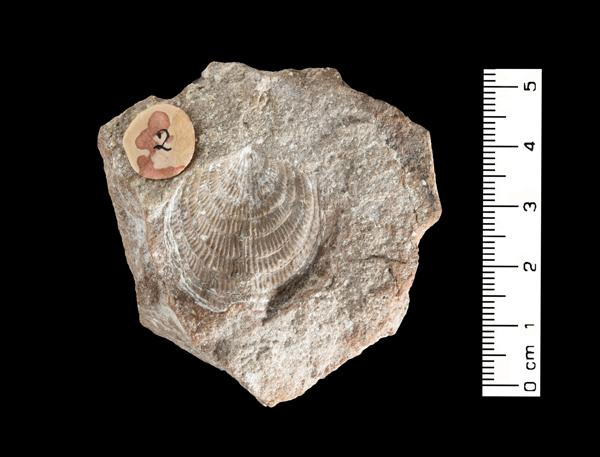
#> input picture Data/images/6660_Silurian_Period_Brachiopod.jpg, 600 x 457 px; its folder holds only this picture in this run
$ jupyter execute --allow-errors 'Scaling Images.ipynb'
#> lines starting #> are read from the running program, lines starting #| are printed output that depends on the picture; after the words box and inside, x2 and y2 are one past the last pixel; in counts of white or black regions, pixels touching at a corner belong together
## 1.0 Setup

1.1 Import Packages

[cell 1]
import pandas as pd
import numpy as np
from PIL import Image, ImageOps
import os
from pathlib import Path
import matplotlib.pyplot as plt
import random

## 2.0 Scale Images

2.1 Apply transformation to one image

[cell 2]
# import one image to test the cropping and resizing pipeline
img_path = "../Data/images/6650_Ordovician_Period_Brachiopod.jpg"

# Cropping function: find bounding box of non-background pixels and crop, with optional padding
def crop_to_fossil(img, threshold=30, padding=10):
    arr = np.array(img)
    mask = arr.max(axis=2) > threshold
    rows = np.any(mask, axis=1)
    cols = np.any(mask, axis=0)
    rmin, rmax = np.where(rows)[0][[0, -1]]
    cmin, cmax = np.where(cols)[0][[0, -1]]
    h, w = arr.shape[:2]
    rmin = max(0, rmin - padding)
    rmax = min(h, rmax + padding)
    cmin = max(0, cmin - padding)
    cmax = min(w, cmax + padding)
    return img.crop((cmin, rmin, cmax, rmax))

# Padding function: pad the cropped image to a square shape, centered, with a specified fill color
def pad_to_square(img, fill=(0, 0, 0)):
    w, h = img.size
    size = max(w, h)  # square size based on longest side
    # Create a black square canvas and paste the image centered
    square = Image.new("RGB", (size, size), fill)
    offset = ((size - w) // 2, (size - h) // 2)
    square.paste(img, offset)
    return square

# Pipeline
#> (the rest of this cell did not finish here and is left out)

2.2 Create New Directory For Cropped Image Files

[cell 3]
# create new directory for processed images
processed_dir = "../Data/processed_images"
#> processed_dir = '../Data/processed_images'
os.makedirs(processed_dir, exist_ok=True)

2.3 Process all images

[cell 4]
# set up directories
input_dir = Path("../Data/images")
output_dir = Path("../Data/processed_images")
output_dir.mkdir(exist_ok=True)

# count number of images
image_paths = list(input_dir.glob("*.jpg")) + list(input_dir.glob("*.png"))
print(f"Found {len(image_paths)} images")

# Process each image: crop, pad, resize, and save
for img_path in image_paths:
    img = Image.open(img_path).convert("RGB")
#> img is the input picture: PIL image 600x457 RGB; mean R, G, B 69.7, 65, 60.2
    img_cropped = crop_to_fossil(img)
#> in crop_to_fossil, `mask = arr.max(axis=2) > threshold`:
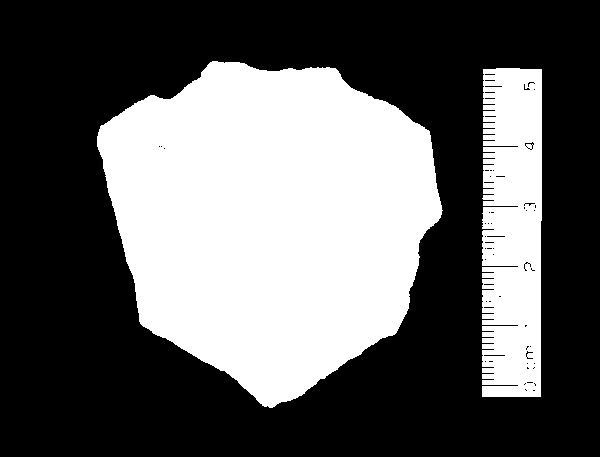
#> mask: shape (457, 600) bool; 37.7% white; 2 white regions, box (x1, y1, x2, y2) and area: (97, 61, 443, 408) 84811, (482, 68, 542, 397) 18543
#> in crop_to_fossil, `rmin, rmax = np.where(rows)[0][[0, -1]]`: rmin = 61; rmax = 407
#> in crop_to_fossil, `cmin, cmax = np.where(cols)[0][[0, -1]]`: cmin = 97; cmax = 541
#> in crop_to_fossil, `rmin = max(0, rmin - padding)`: rmin = 51
#> in crop_to_fossil, `rmax = min(h, rmax + padding)`: rmax = 417
#> in crop_to_fossil, `cmin = max(0, cmin - padding)`: cmin = 87
#> in crop_to_fossil, `cmax = min(w, cmax + padding)`: cmax = 551
#> in crop_to_fossil, `return img.crop((cmin, rmin, cmax, rmax))`:
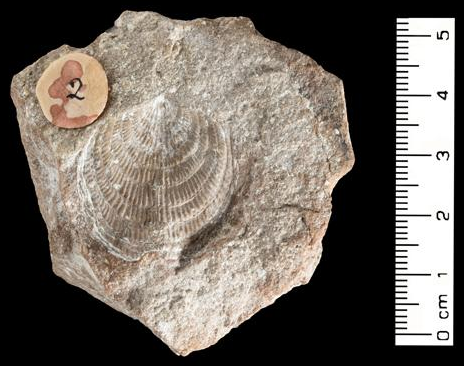
#> returned value: PIL image 464x366 RGB; mean R, G, B 112.6, 105, 97.2
    img_squared = pad_to_square(img_cropped)
#> in pad_to_square, `square = Image.new("RGB", (size, size), fill)`: square: PIL image 464x464 RGB; every value is 0
#> in pad_to_square, `square.paste(img, offset)`:
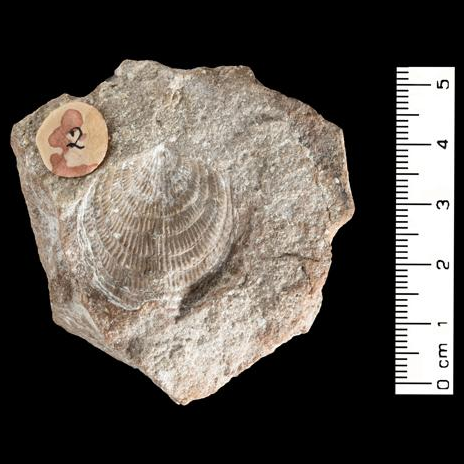
#> square: PIL image 464x464 RGB; mean R, G, B 88.8, 82.8, 76.7
    img_resized = img_squared.resize((224, 224), Image.LANCZOS)
    img_resized.save(output_dir / img_path.name)

print("Done")

$ run again, on Data/images/6755_Silurian_Period_Cephalopod.jpg
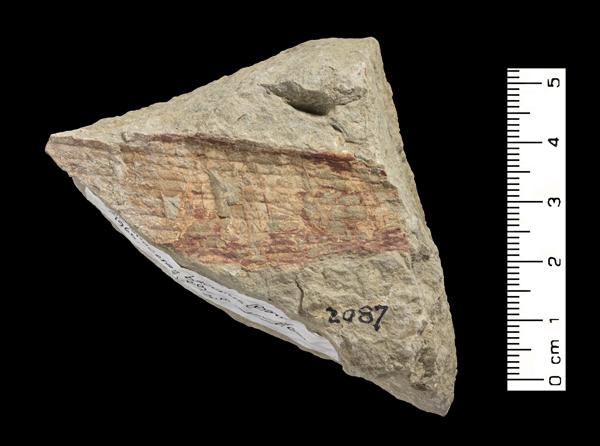
#> input picture Data/images/6755_Silurian_Period_Cephalopod.jpg, 600 x 446 px
#> processed_dir = '../Data/processed_images'
#> img is the input picture: PIL image 600x446 RGB; mean R, G, B 71, 65.4, 57.5
#> in crop_to_fossil, `mask = arr.max(axis=2) > threshold`:
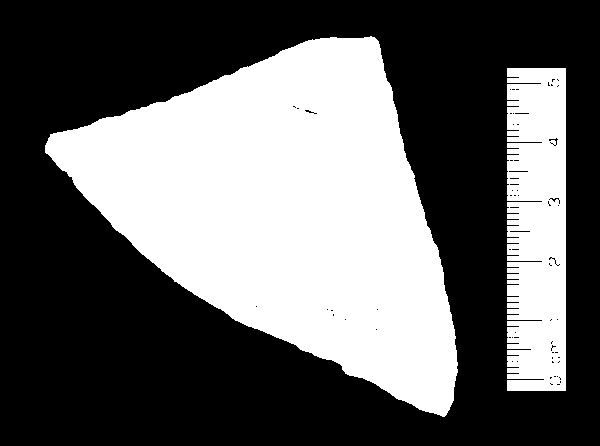
#> mask: shape (446, 600) bool; 39.3% white; 2 white regions, box (x1, y1, x2, y2) and area: (45, 36, 458, 417) 86940, (507, 68, 566, 391) 18233
#> in crop_to_fossil, `rmin, rmax = np.where(rows)[0][[0, -1]]`: rmin = 36; rmax = 416
#> in crop_to_fossil, `cmin, cmax = np.where(cols)[0][[0, -1]]`: cmin = 45; cmax = 565
#> in crop_to_fossil, `rmin = max(0, rmin - padding)`: rmin = 26
#> in crop_to_fossil, `rmax = min(h, rmax + padding)`: rmax = 426
#> in crop_to_fossil, `cmin = max(0, cmin - padding)`: cmin = 35
#> in crop_to_fossil, `cmax = min(w, cmax + padding)`: cmax = 575
#> in pad_to_square, `square.paste(img, offset)`:
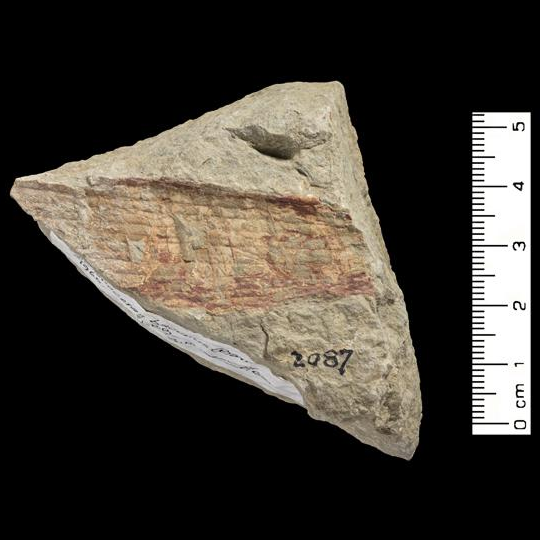
#> square: PIL image 540x540 RGB; mean R, G, B 65.2, 60, 52.8

$ run again, on Data/images/6764_Silurian_Period_Cephalopod.jpg
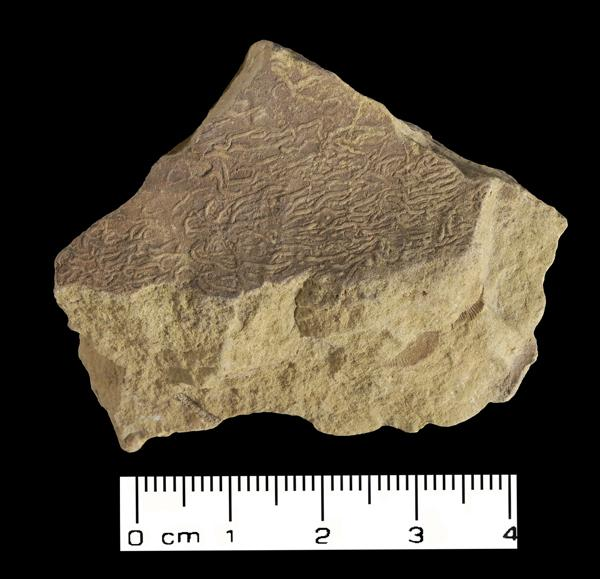
#> input picture Data/images/6764_Silurian_Period_Cephalopod.jpg, 600 x 579 px
#> processed_dir = '../Data/processed_images'
#> img is the input picture: PIL image 600x579 RGB; mean R, G, B 80.4, 72.4, 59
#> in crop_to_fossil, `mask = arr.max(axis=2) > threshold`:
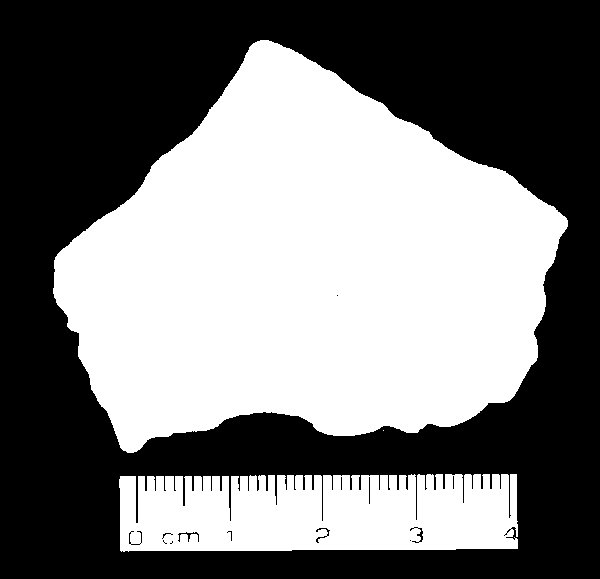
#> mask: shape (579, 600) bool; 47.9% white; 3 white regions (1 under 20 px), largest, box (x1, y1, x2, y2) and area: (53, 40, 568, 453) 137982, (119, 474, 518, 552) 28375
#> in crop_to_fossil, `rmin, rmax = np.where(rows)[0][[0, -1]]`: rmin = 40; rmax = 551
#> in crop_to_fossil, `cmin, cmax = np.where(cols)[0][[0, -1]]`: cmin = 53; cmax = 567
#> in crop_to_fossil, `rmin = max(0, rmin - padding)`: rmin = 30
#> in crop_to_fossil, `rmax = min(h, rmax + padding)`: rmax = 561
#> in crop_to_fossil, `cmin = max(0, cmin - padding)`: cmin = 43
#> in crop_to_fossil, `cmax = min(w, cmax + padding)`: cmax = 577
#> in pad_to_square, `square.paste(img, offset)`:
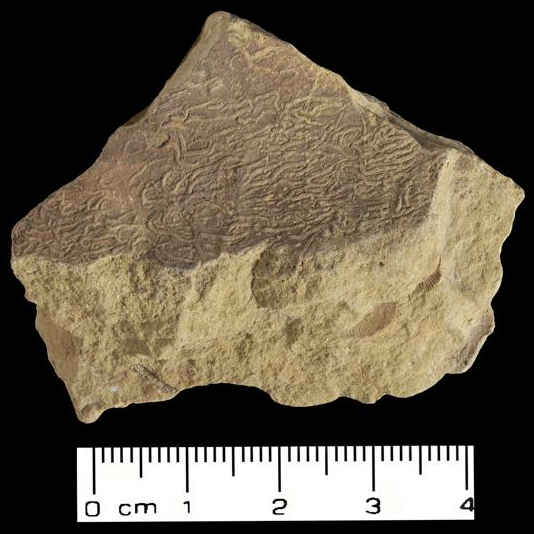
#> square: PIL image 534x534 RGB; mean R, G, B 97.9, 88.2, 71.9

$ run again, on Data/images/6791_Ordovician_Period_Trilobite.jpg
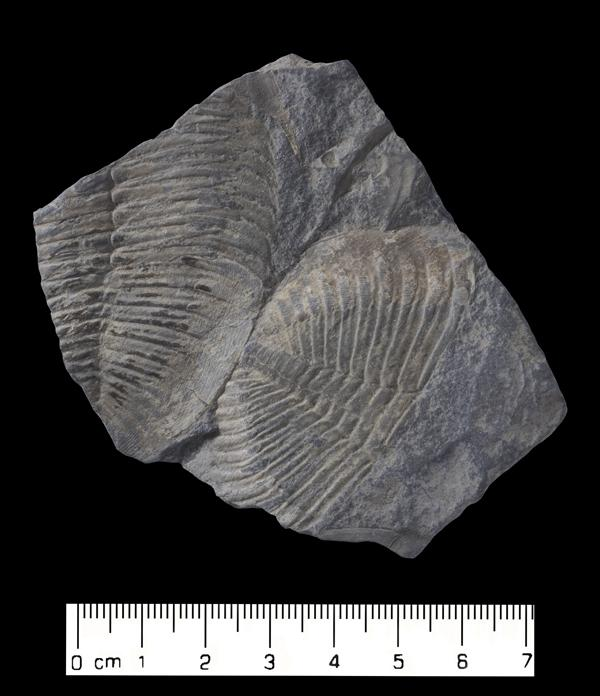
#> input picture Data/images/6791_Ordovician_Period_Trilobite.jpg, 600 x 696 px
#> processed_dir = '../Data/processed_images'
#> img is the input picture: PIL image 600x696 RGB; mean R, G, B 62.3, 61.5, 61.5
#> in crop_to_fossil, `mask = arr.max(axis=2) > threshold`:
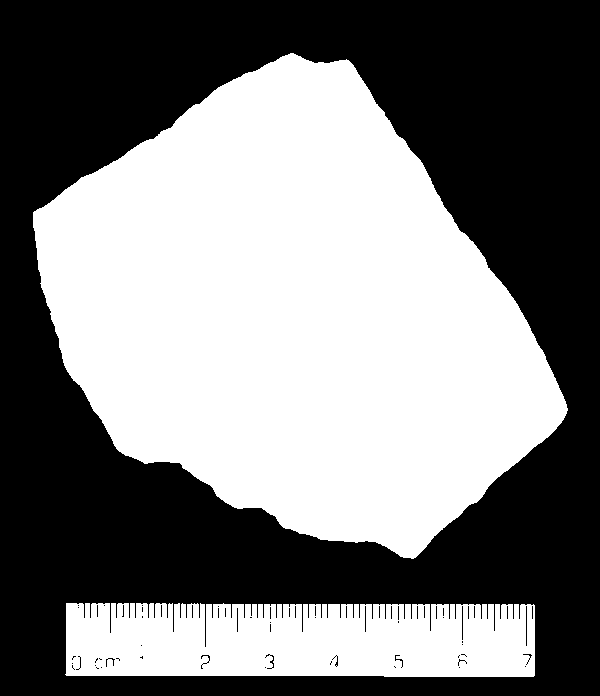
#> mask: shape (696, 600) bool; 48.9% white; 2 white regions, box (x1, y1, x2, y2) and area: (33, 53, 568, 559) 171528, (65, 603, 535, 677) 32618
#> in crop_to_fossil, `rmin, rmax = np.where(rows)[0][[0, -1]]`: rmin = 53; rmax = 676
#> in crop_to_fossil, `cmin, cmax = np.where(cols)[0][[0, -1]]`: cmin = 33; cmax = 567
#> in crop_to_fossil, `rmin = max(0, rmin - padding)`: rmin = 43
#> in crop_to_fossil, `rmax = min(h, rmax + padding)`: rmax = 686
#> in crop_to_fossil, `cmin = max(0, cmin - padding)`: cmin = 23
#> in crop_to_fossil, `cmax = min(w, cmax + padding)`: cmax = 577
#> in pad_to_square, `square.paste(img, offset)`:
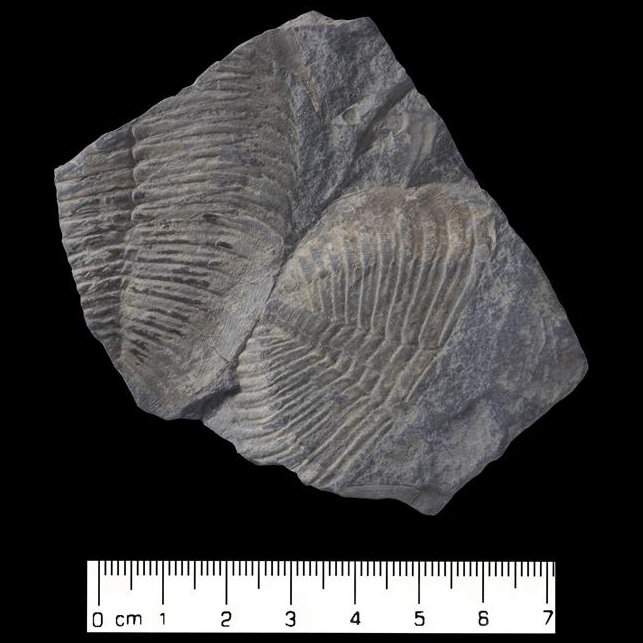
#> square: PIL image 643x643 RGB; mean R, G, B 62.9, 62.2, 62.1

$ run again, on Data/images/6722_Silurian_Period_Cephalopod;_BIVALVE.jpg
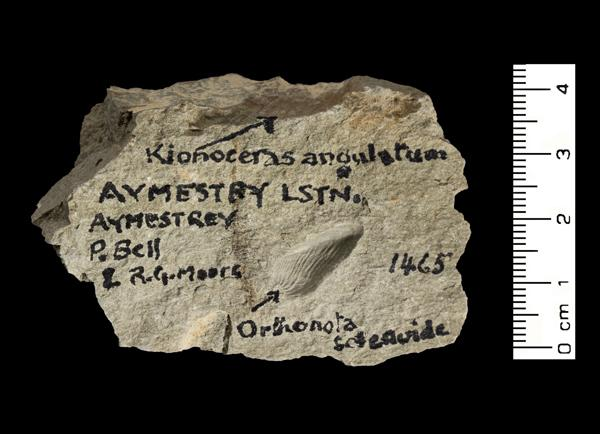
#> input picture Data/images/6722_Silurian_Period_Cephalopod;_BIVALVE.jpg, 600 x 434 px
#> processed_dir = '../Data/processed_images'
#> img is the input picture: PIL image 600x434 RGB; mean R, G, B 73.3, 69.7, 61.1
#> in crop_to_fossil, `mask = arr.max(axis=2) > threshold`:
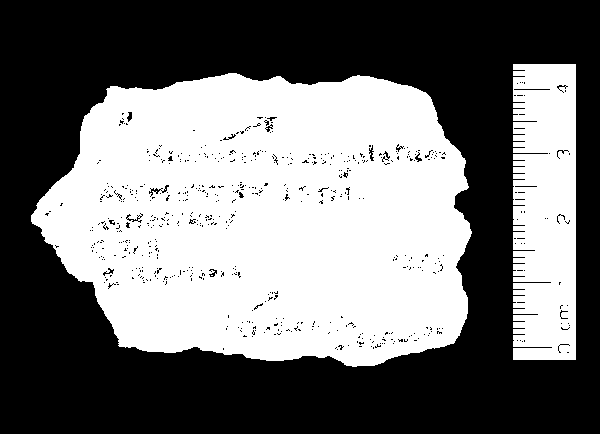
#> mask: shape (434, 600) bool; 45.9% white; 3 white regions (1 under 20 px), largest, box (x1, y1, x2, y2) and area: (31, 73, 472, 367) 101690, (513, 64, 576, 360) 17877
#> in crop_to_fossil, `rmin, rmax = np.where(rows)[0][[0, -1]]`: rmin = 64; rmax = 366
#> in crop_to_fossil, `cmin, cmax = np.where(cols)[0][[0, -1]]`: cmin = 31; cmax = 575
#> in crop_to_fossil, `rmin = max(0, rmin - padding)`: rmin = 54
#> in crop_to_fossil, `rmax = min(h, rmax + padding)`: rmax = 376
#> in crop_to_fossil, `cmin = max(0, cmin - padding)`: cmin = 21
#> in crop_to_fossil, `cmax = min(w, cmax + padding)`: cmax = 585
#> in pad_to_square, `square.paste(img, offset)`:
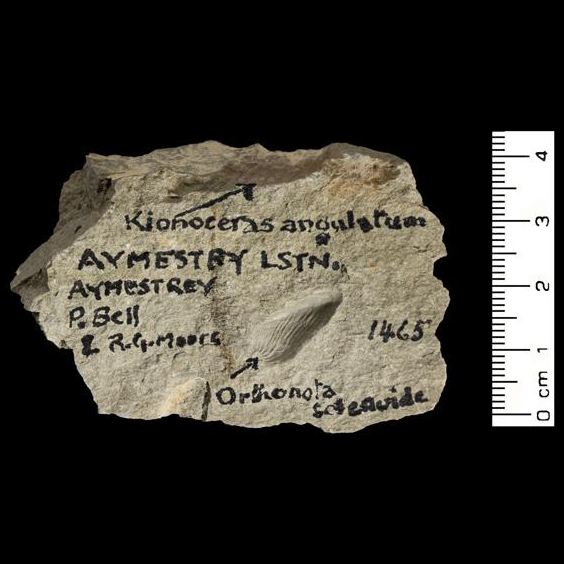
#> square: PIL image 564x564 RGB; mean R, G, B 60, 57, 50
